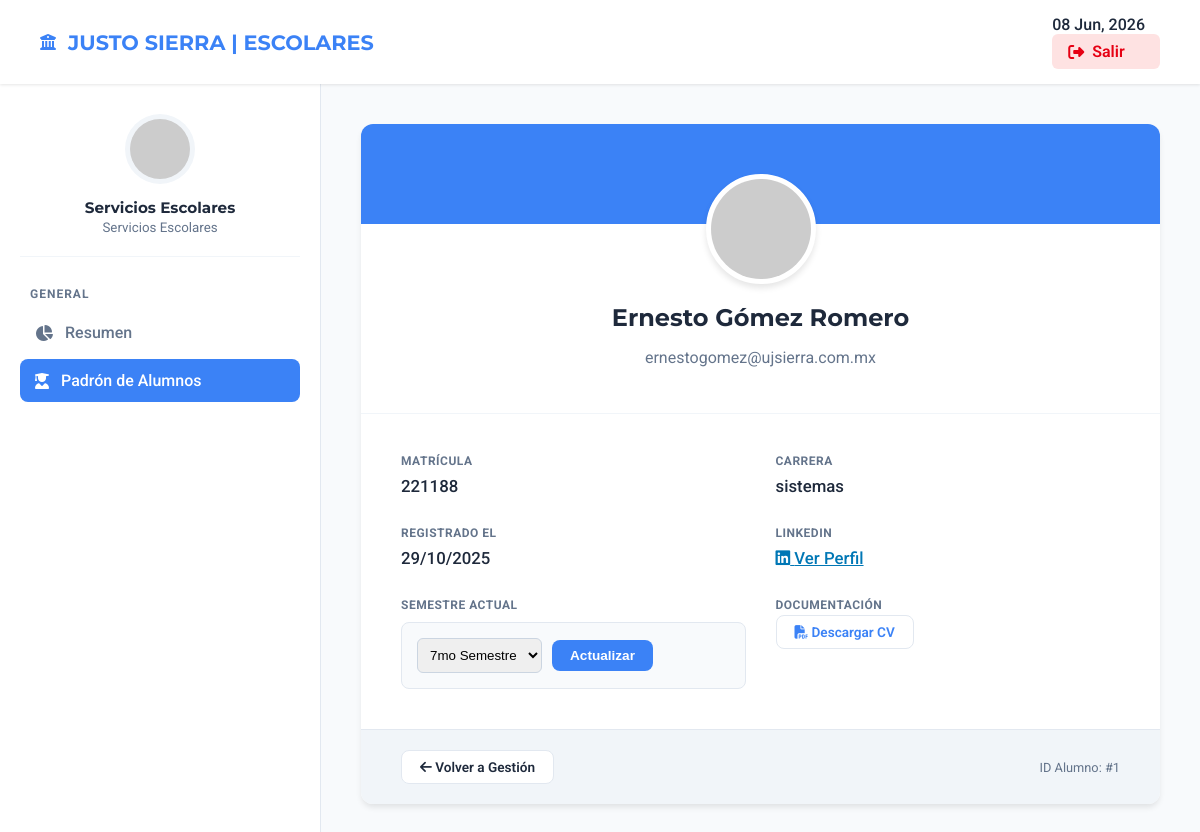
The app's page /Justo-Sierra/admin/ver_perfil_alumno.php?id=1 (signed in) with its own data.
### tables this page shows
CREATE TABLE `alumnos` (
  `id_alumno` int(11) NOT NULL,
  `nombre` varchar(100) NOT NULL,
  `apellidos` varchar(150) NOT NULL,
  `email` varchar(255) NOT NULL,
  `password` varchar(255) NOT NULL,
  `matricula` varchar(20) NOT NULL,
  `carrera` varchar(100) DEFAULT NULL,
  `semestre` int(11) DEFAULT NULL,
  `cv_url` varchar(255) DEFAULT NULL,
  `perfil_linkedin` varchar(255) DEFAULT NULL,
  `fecha_registro` timestamp NOT NULL DEFAULT current_timestamp()
);

### Justo-Sierra/admin/ver_perfil_alumno.php (the view, shortened to what this page needs)
<?php
$id_alumno = $_GET['id'] ?? null;
include '../config/conexion.php';
$nombre_admin = $_SESSION['nombre_admin'] ?? 'Administrador';
$tipo_admin = $_SESSION['tipo_admin'] ?? 'vinculacion';
try {
    $stmt = $conexion->prepare("SELECT * FROM alumnos WHERE id_alumno = :id");
    $stmt->execute([':id' => $id_alumno]);
    $alumno = $stmt->fetch(PDO::FETCH_ASSOC);
    $cv_url = !empty($alumno['cv_url']) ? "../students/CVS/" . rawurlencode($alumno['cv_url']) : null;
} catch (PDOException $e) { die("Error de conexión."); }
?>
<!DOCTYPE html>
<html lang="es">
<head>
    <link rel="stylesheet" href="https://cdnjs.cloudflare.com/ajax/libs/font-awesome/6.4.0/css/all.min.css">
</head>
<body>
    <header class="top-header">
        <div class="brand-box">
            <i class="fas fa-university"></i>
            <h1>JUSTO SIERRA | <?php echo ($tipo_admin === 'alumnos') ? 'ESCOLARES' : 'ADMIN'; ?></h1>
        </div>
        <div class="user-nav">
            <span style="font-weight: 500; margin-right: 15px;"><?php echo date('d M, Y'); ?></span>
            <a href="../logout.php" class="btn-exit"><i class="fas fa-sign-out-alt"></i> Salir</a>
        </div>
    </header>
    <div class="admin-wrapper">
        <aside class="sidebar">
            <div class="sidebar-profile">
                <img src="https://ui-avatars.com/api/?name=<?php echo urlencode($nombre_admin); ?>&background=<?php echo ($tipo_admin === 'alumnos') ? '3B82F6' : 'E60013'; ?>&color=fff" alt="User">
                <h3><?php echo htmlspecialchars($nombre_admin); ?></h3>
                <small style="color: var(--text-muted);"><?php echo ($tipo_admin === 'alumnos') ? 'Servicios Escolares' : 'Administrador'; ?></small>
            </div>
            <nav>
                <?php if ($tipo_admin === 'alumnos'): ?>
                    <div class="menu-group">
                        <p class="menu-title">General</p>
                        <a href="dashboard_alumnos.php" class="nav-link"><i class="fas fa-chart-pie"></i> Resumen</a>
                        <a href="gestionar_alumnos.php" class="nav-link active"><i class="fas fa-user-graduate"></i> Padrón de Alumnos</a>
                    </div>
                <?php endif; ?>
            </nav>
        </aside>
        <main class="main-container">
            <div class="profile-card">
                <div class="profile-header">
                    <img src="https://ui-avatars.com/api/?name=<?php echo urlencode($alumno['nombre']); ?>&background=random" class="profile-avatar">
                    <h2 style="margin:0; font-family:'Montserrat';"><?php echo htmlspecialchars($alumno['nombre'] . ' ' . $alumno['apellidos']); ?></h2>
                    <p style="color:var(--text-muted);"><?php echo htmlspecialchars($alumno['email']); ?></p>
                </div>
                <div class="info-grid">
                    <div class="info-item"><label>Matrícula</label><span><?php echo htmlspecialchars($alumno['matricula']); ?></span></div>
                    <div class="info-item"><label>Carrera</label><span><?php echo htmlspecialchars($alumno['carrera'] ?: 'N/A'); ?></span></div>
                    <div class="info-item"><label>Registrado el</label><span><?php echo date('d/m/Y', strtotime($alumno['fecha_registro'])); ?></span></div>
                    <div class="info-item"><label>LinkedIn</label>
                        <span>
                            <?php if($alumno['perfil_linkedin']): ?>
                                <a href="<?php echo htmlspecialchars($alumno['perfil_linkedin']); ?>" target="_blank" style="color:#0077B5;"><i class="fab fa-linkedin"></i> Ver Perfil</a>
                            <?php else: ?> No disponible <?php endif; ?>
                        </span>
                    </div>
                    <div class="info-item">
                        <label>Semestre Actual</label>
                        <form method="POST" class="update-box">
                            <select name="semestre">
                                <option value="7" <?php if($alumno['semestre'] == 7) echo 'selected'; ?>>7mo Semestre</option>
                            </select>
                            <button type="submit" name="actualizar_semestre" class="btn-saas btn-primary">Actualizar</button>
                        </form>
                    </div>
                    <div class="info-item">
                        <label>Documentación</label>
                        <div style="margin-top:10px;">
                            <?php if($cv_url): ?>
                                <a href="<?php echo $cv_url; ?>" target="_blank" class="btn-saas btn-outline" style="color:var(--js-theme);"><i class="fas fa-file-pdf"></i> Descargar CV</a>
                            <?php else: ?>
                                <span style="color: #991B1B; font-size:0.9rem;"><i class="fas fa-exclamation-triangle"></i> CV no subido</span>
                            <?php endif; ?>
                        </div>
                    </div>
                </div>
                <div style="padding: 20px 40px; background: #F1F5F9; border-top: 1px solid #E2E8F0; display: flex; justify-content: space-between; align-items: center;">
                    <a href="gestionar_alumnos.php" class="btn-saas btn-outline"><i class="fas fa-arrow-left"></i> Volver a Gestión</a>
                    <span style="color:var(--text-muted); font-size:0.8rem;">ID Alumno: #<?php echo $alumno['id_alumno']; ?></span>
                </div>
            </div>
        </main>
    </div>
</body>
</html>

### records on screen
alumnos: nombre+apellidos "Ernesto Gómez Romero", email "ernestogomez@ujsierra.com.mx", matricula "221188", carrera "sistemas", fecha_registro "29/10/2025", semestre "7mo Semestre", id_alumno "1"

### other values on screen
$nombre_admin "Servicios Escolares"
